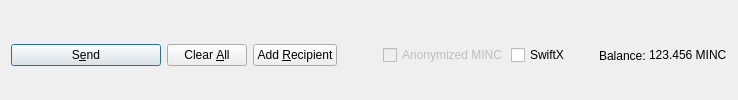
         <widget class="QFrame" name="frame_Send">
          <layout class="QHBoxLayout" name="horizontalLayout">
           <property name="bottomMargin">
            <number>0</number>
           </property>
           <item>
            <widget class="QPushButton" name="sendButton">
             <property name="minimumSize">
              <size>
               <width>150</width>
               <height>0</height>
              </size>
             </property>
             <property name="toolTip">
              <string>Confirm the send action</string>
             </property>
             <property name="text">
              <string>S&amp;end</string>
             </property>
             <property name="icon">
              <iconset resource="../minnodes.qrc">
               <normaloff>:/icons/send</normaloff>:/icons/send</iconset>
             </property>
             <property name="autoDefault">
              <bool>false</bool>
             </property>
             <property name="default">
              <bool>true</bool>
             </property>
            </widget>
           </item>
           <item>
            <widget class="QPushButton" name="clearButton">
             <property name="sizePolicy">
              <sizepolicy hsizetype="Minimum" vsizetype="Fixed">
               <horstretch>0</horstretch>
               <verstretch>0</verstretch>
              </sizepolicy>
             </property>
             <property name="toolTip">
              <string>Clear all fields of the form.</string>
             </property>
             <property name="text">
              <string>Clear &amp;All</string>
             </property>
             <property name="icon">
              <iconset resource="../minnodes.qrc">
               <normaloff>:/icons/remove</normaloff>:/icons/remove</iconset>
             </property>
             <property name="autoDefault">
              <bool>false</bool>
             </property>
            </widget>
           </item>
           <item>
            <widget class="QPushButton" name="addButton">
             <property name="toolTip">
              <string>Send to multiple recipients at once</string>
             </property>
             <property name="text">
              <string>Add &amp;Recipient</string>
             </property>
             <property name="icon">
              <iconset resource="../minnodes.qrc">
               <normaloff>:/icons/add</normaloff>:/icons/add</iconset>
             </property>
             <property name="autoDefault">
              <bool>false</bool>
             </property>
            </widget>
           </item>
           <item>
            <spacer name="horizontalSpacer">
             <property name="orientation">
              <enum>Qt::Horizontal</enum>
             </property>
             <property name="sizeHint" stdset="0">
              <size>
               <width>40</width>
               <height>20</height>
              </size>
             </property>
            </spacer>
           </item>
           <item>
            <layout class="QHBoxLayout" name="horizontalLayout_2">
             <property name="spacing">
              <number>3</number>
             </property>
             <item>
              <widget class="QCheckBox" name="checkzMINC">
               <property name="enabled">
                <bool>false</bool>
               </property>
               <property name="text">
                <string>Anonymized MINC</string>
               </property>
              </widget>
             </item>
             <item>
              <widget class="QCheckBox" name="checkSwiftTX">
               <property name="enabled">
                <bool>true</bool>
               </property>
               <property name="minimumSize">
                <size>
                 <width>85</width>
                 <height>0</height>
                </size>
               </property>
               <property name="text">
                <string>SwiftX</string>
               </property>
              </widget>
             </item>
             <item>
              <widget class="QLabel" name="label">
               <property name="text">
                <string>Balance:</string>
               </property>
              </widget>
             </item>
             <item>
              <widget class="QLabel" name="labelBalance">
               <property name="sizePolicy">
                <sizepolicy hsizetype="Preferred" vsizetype="Fixed">
                 <horstretch>0</horstretch>
                 <verstretch>0</verstretch>
                </sizepolicy>
               </property>
               <property name="cursor">
                <cursorShape>IBeamCursor</cursorShape>
               </property>
               <property name="text">
                <string notr="true">123.456 MINC</string>
               </property>
               <property name="textInteractionFlags">
                <set>Qt::LinksAccessibleByMouse|Qt::TextSelectableByKeyboard|Qt::TextSelectableByMouse</set>
               </property>
              </widget>
             </item>
            </layout>
           </item>
          </layout>
         </widget>
